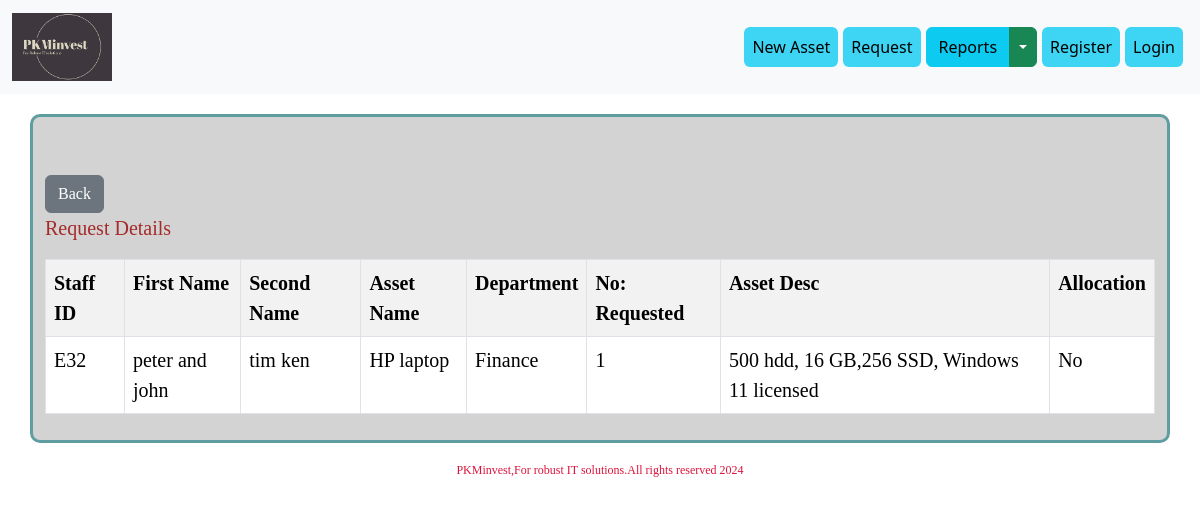
Screenshot of /request_details/15/ with the database file from the repository.
### items/models.py (models this page shows)
class Request(models.Model):
    staff_no= models.CharField(max_length=50)
    staff_fname = models.CharField(max_length=100)
    staff_sname = models.CharField(max_length=100)
    asset_name = models.CharField(max_length=100)
    asset_specs = models.TextField()
    department = models.CharField(max_length=50)
    asset_qty = models.IntegerField()
    allocation_status = models.CharField(max_length=100)

### items/views.py (the view)
# urls.py: path('request_details/<id>/', views.get_request,name='request_details'),
def get_request(request,id):
    request_detail=Request.objects.get(id=id)
    return render(request,'request_details.html',{'request_detail':request_detail})

### items/templates/request_details.html
{% extends 'layout.html' %}
{% load static %}
{% block body %}
<div class="container paragraph1">
        <a href="/view_requests/" class="btn btn-secondary mt-5" tabindex="-1" role="button" aria-disabled="true">Back</a>
        <p>Request Details</p>
        <table class="table table-bordered table-striped">
            <tr>
            <th>Staff ID</th>
            <th>First Name</th>
            <th>Second Name</th>
            <th>Asset Name</th>
            <th>Department</th>
            <th>No: Requested</th>
            <th>Asset Desc</th>
            <th>Allocation</th>
            </tr>
            <tr>
            <td>{{ request_detail.staff_no }}</td>
            <td>{{ request_detail.staff_fname }}</td>
            <td>{{ request_detail.staff_sname }}</td>
            <td>{{ request_detail.asset_name }}</td>
            <td>{{ request_detail.department }}</td>
            <td>{{ request_detail.asset_qty }}</td>
            <td>{{ request_detail.asset_specs }}</td>
            <td>{{ request_detail.allocation_status }}</td>
                </tr>
        </table>
</div>
{% endblock %}

### members/static/css/style.css (style rules this page uses)
.paragraph1 { margin-top: 20px; margin-bottom: 20px; color: brown; background-color: lightgray; border-radius: 10px; font-size: 20px; padding: 10px; font-family: "Bodoni MT"; border: cadetblue solid; align-self: center; }

### rows the page displays
Request: staff_no "E32", staff_fname "peter and john", staff_sname "tim ken", asset_name "HP laptop", department "Finance", asset_qty "1", asset_specs "500 hdd, 16 GB,256 SSD, Windows 11 licensed", allocation_status "No"
